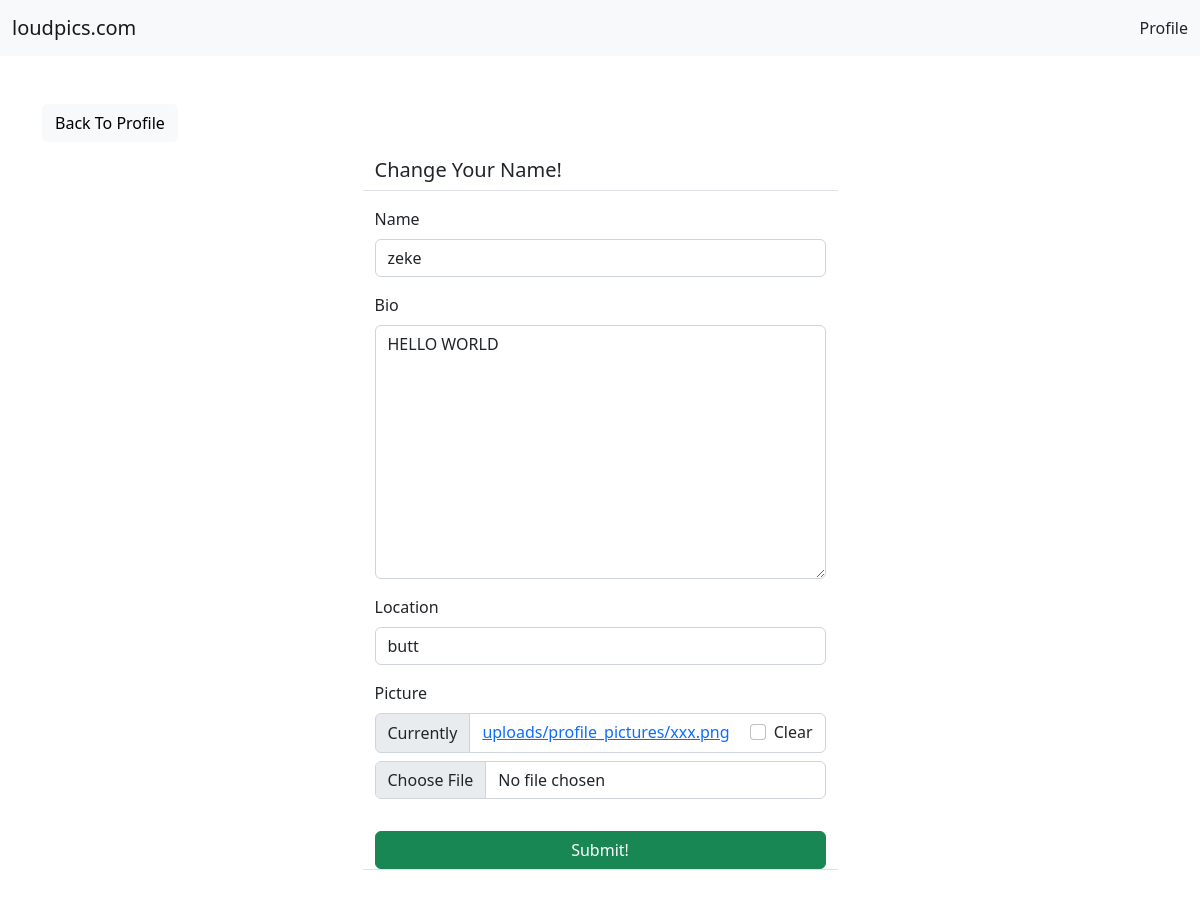
The page /social/profile/edit/1/ (signed in) on the database as committed earlier.
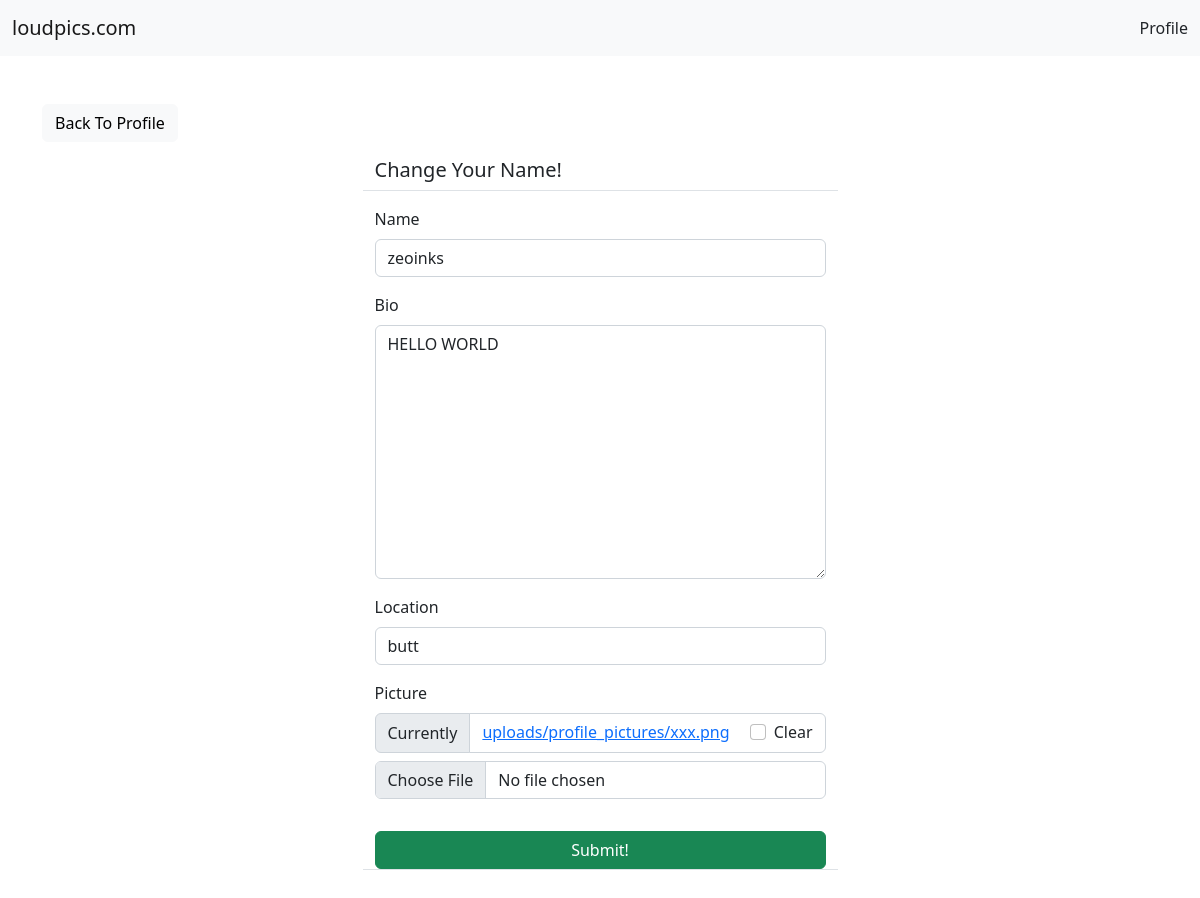
The same page on the database as committed later.
### social/models.py (models this page shows)
class UserProfile(models.Model):
    user = models.OneToOneField(User, primary_key=True, verbose_name='user', related_name='profile', on_delete=models.CASCADE)
    name = models.CharField(max_length=10, blank=True, null=True)
    bio = models.TextField(max_length=300, blank=True, null=True)
    location = models.CharField(max_length= 100, blank=True, null=True)
    picture = models.ImageField(upload_to='uploads/profile_pictures', default= 'uploads/profile_pictures/default.jpeg', blank=True)

### social/views.py (the view, shortened to what this page needs)
# urls.py: path('profile/edit/<int:pk>/', ProfileEditView.as_view(), name='profile-edit'),
class ProfileEditView(LoginRequiredMixin, UserPassesTestMixin, UpdateView):
    model = UserProfile
    fields = ['name', 'bio', 'location', 'picture']
    template_name = 'social/profile_edit.html'
    def test_func(self):
        profile = self.get_object()
        return self.request.user == profile.user

### social/templates/social/profile_edit.html (shortened to what this page needs)
{% extends 'landing/base.html' %}
{% load crispy_forms_tags %}
{% block content %}
<div class="container">
    <div class="row mt-5">
        <div class="col-md-5 col-sm-6">
            <a href="{% url 'profile' object.pk %}" class="btn btn-light">Back To Profile</a>
        </div>
    </div>
    <div class="row justify-content-center mt-3">
        <div class="col-md-5 col-sm-12 border-bottom">
            <h5>Change Your Name!</h5>
        </div>
    </div>
    <div class="row justify-content-center mt-3 mb-5">
        <div class="col-md-5 col-sm-12 border-bottom">
            <form method="POST" enctype="multipart/form-data">
                {{ form | crispy }}
                <div class="d-grid gap-2">
                    <button class="btn btn-success mt-3">Submit!</button>
                </div>
            </form>
        </div>
    </div>
</div>
{% endblock content %}

Rows that differ between the two databases and show on the page:
changed UserProfile "HELLO WORLD": name "zeke" → "zeoinks"
